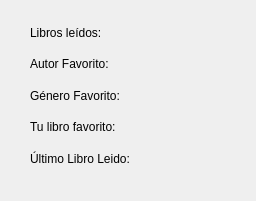
<?xml version="1.0" encoding="UTF-8"?>
<ui version="4.0">
 <class>Estadisticas</class>
 <widget class="QDialog" name="Estadisticas">
  <property name="geometry">
   <rect>
    <x>0</x>
    <y>0</y>
    <width>256</width>
    <height>201</height>
   </rect>
  </property>
  <property name="windowTitle">
   <string>TUS ESTADÍSTICAS</string>
  </property>
  <property name="windowIcon">
   <iconset>
    <normaloff>pixil-frame-0 (4).png</normaloff>pixil-frame-0 (4).png</iconset>
  </property>
  <widget class="QWidget" name="layoutWidget">
   <property name="geometry">
    <rect>
     <x>30</x>
     <y>20</y>
     <width>201</width>
     <height>151</height>
    </rect>
   </property>
   <layout class="QHBoxLayout" name="horizontalLayout">
    <item>
     <layout class="QVBoxLayout" name="verticalLayout_2">
      <item>
       <widget class="QLabel" name="label">
        <property name="text">
         <string>Libros leídos:</string>
        </property>
       </widget>
      </item>
      <item>
       <widget class="QLabel" name="label_2">
        <property name="text">
         <string>Autor Favorito:</string>
        </property>
       </widget>
      </item>
      <item>
       <widget class="QLabel" name="label_3">
        <property name="text">
         <string>Género Favorito:</string>
        </property>
       </widget>
      </item>
      <item>
       <widget class="QLabel" name="label_4">
        <property name="text">
         <string>Tu libro favorito:</string>
        </property>
       </widget>
      </item>
      <item>
       <widget class="QLabel" name="label_5">
        <property name="text">
         <string>Último Libro Leido:</string>
        </property>
       </widget>
      </item>
     </layout>
    </item>
    <item>
     <layout class="QVBoxLayout" name="verticalLayout">
      <item>
       <widget class="QLabel" name="label_libros">
        <property name="text">
         <string/>
        </property>
        <property name="alignment">
         <set>Qt::AlignRight|Qt::AlignTrailing|Qt::AlignVCenter</set>
        </property>
       </widget>
      </item>
      <item>
       <widget class="QLabel" name="label_autor_fav">
        <property name="text">
         <string/>
        </property>
        <property name="alignment">
         <set>Qt::AlignRight|Qt::AlignTrailing|Qt::AlignVCenter</set>
        </property>
       </widget>
      </item>
      <item>
       <widget class="QLabel" name="label_genero_fav">
        <property name="text">
         <string/>
        </property>
        <property name="alignment">
         <set>Qt::AlignRight|Qt::AlignTrailing|Qt::AlignVCenter</set>
        </property>
       </widget>
      </item>
      <item>
       <widget class="QLabel" name="label_libro_fav">
        <property name="text">
         <string/>
        </property>
        <property name="alignment">
         <set>Qt::AlignRight|Qt::AlignTrailing|Qt::AlignVCenter</set>
        </property>
       </widget>
      </item>
      <item>
       <widget class="QLabel" name="label_ultimo_libro">
        <property name="text">
         <string/>
        </property>
        <property name="alignment">
         <set>Qt::AlignRight|Qt::AlignTrailing|Qt::AlignVCenter</set>
        </property>
       </widget>
      </item>
     </layout>
    </item>
   </layout>
  </widget>
 </widget>
 <resources/>
 <connections/>
</ui>
